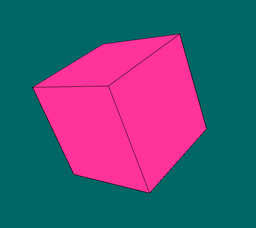
#> input picture block2.png, 256 x 228 px, shrunk from 611 x 544 before the run
$ python photo1.py
#> lines starting #> are read from the running program, lines starting #| are printed output that depends on the picture
import cv2
import numpy as np

img=cv2.imread('block2.png')
#> img is the input picture: shape (228, 256, 3); mean B, G, R 117.5, 85.2, 80.6

h,w,channels=img.shape
#> h = 228; w = 256; channels = 3
imgn=cv2.imread('block2.png')


thresh=10

for i in range(1,h-1):
    if i%10==0:
        print(round(i/h*100),"%")
    for j in range(1,w-1):
        b,g,r=img[i][j]
        if b<thresh or g<thresh:
            imgn[i+1][j+1]=0,0,0
            imgn[i+1][j]=0,0,0
            imgn[i-1][j]=0,0,0
            imgn[i][j+1]=0,0,0
            imgn[i][j-1]=0,0,0
            imgn[i-1][j+1]=0,0,0
            imgn[i-1][j-1]=0,0,0
            imgn[i+1][j-1]=0,0,0
            imgn[i][j]=0,0,0

#cv2.imshow('ninjas',imgn)


for k in range(10):
    if k%1==0:
        print(round(k/10*100),"%")
    for i in range(1,h-1):


        for j in range(1,w-1):
            """
            c=1
            if j<300:
               t=0
            if j>300 and c==1:
                t=100
                c=0
            if j>301 and c==0:
                t+=j**10/10**25"""
            #for k in range(round(t)):
            b1,g1,r1=imgn[i][j]
            b2,g2,r2=imgn[i+1][j+1]
            b3,g3,r3=imgn[i+1][j-1]
            b4,g4,r4=imgn[i-1][j+1]
            b5,g5,r5=imgn[i-1][j-1]
            b6,g6,r6=imgn[i+1][j]
            b7,g7,r7=imgn[i-1][j]
            b8,g8,r8=imgn[i][j+1]
            b9,g9,r9=imgn[i][j-1]
            b1,g1,r1,b2,g2,r2=int(b1),int(g1),int(r1),int(b2),int(g2),int(r2)
            b3,g3,r3,b4,g4,r4=int(b3),int(g3),int(r3),int(b4),int(g4),int(r4)
            b5,g5,r5=int(b5),int(g5),int(r5)
            b6,g6,r6,b7,g7,r7=int(b6),int(g6),int(r6),int(b7),int(g7),int(r7)
            b8,g8,r8,b9,g9,r9=int(b8),int(g8),int(r8),int(b9),int(g9),int(r9)

            b=round((b1+b2+b3+b4+b5+b6+b7+b8+b9)/9)
            g=round((g1+g2+g3+g4+g5+g6+g7+g8+g9)/9)
            r=round((r1+r2+r3+r4+r5+r6+r7+r8+r9)/9)
            imgn[i][j]=b,g,r
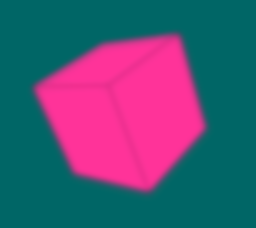
#> imgn: shape (228, 256, 3); mean B, G, R 117.5, 85.3, 80.6


cv2.imshow('ninjas',imgn)
cv2.imwrite('newblock.png',img)
